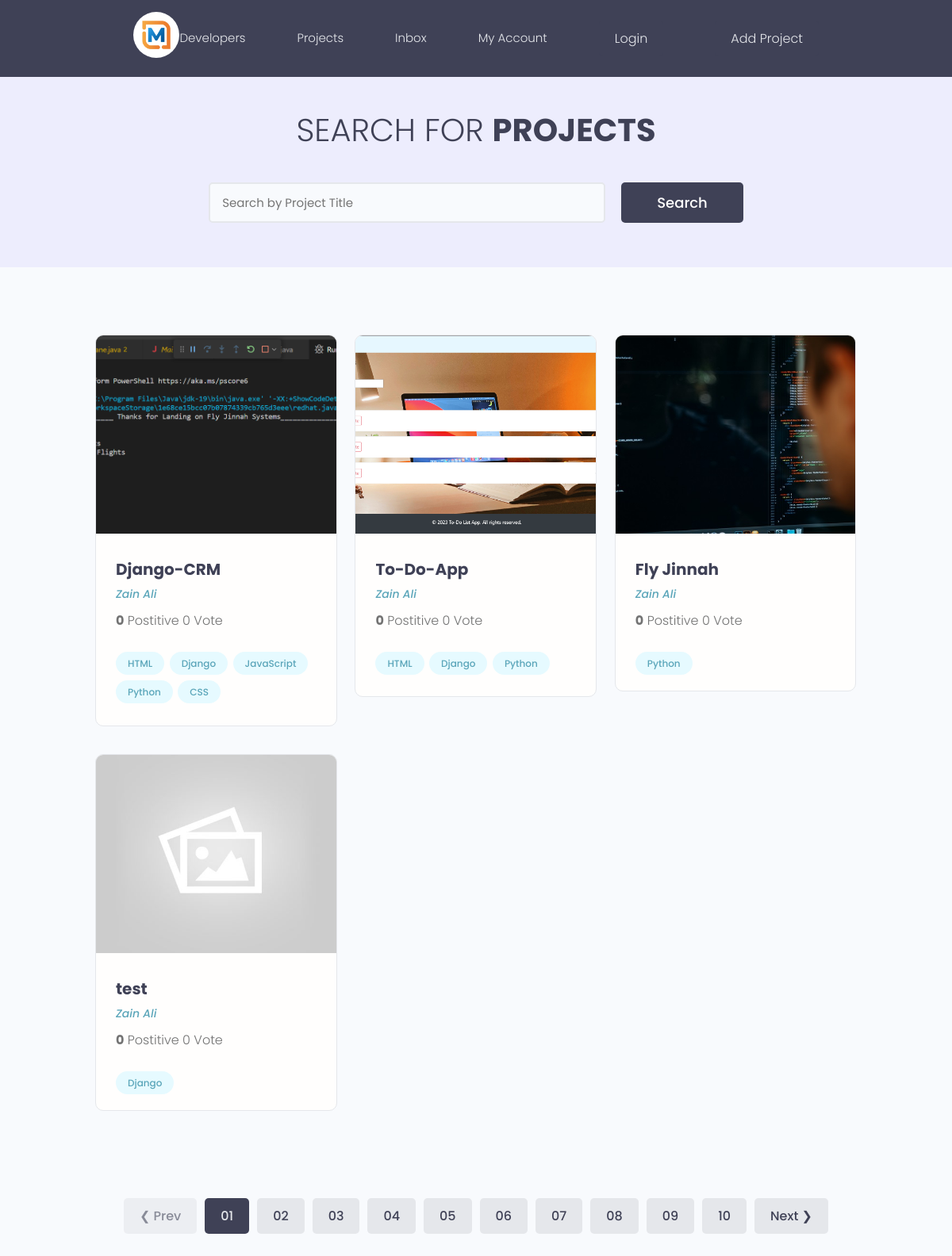
The page / on the database its author committed.
### projects/models.py (models this page shows, shortened)
class Project(models.Model):
    title = models.CharField(max_length=100)
    description = models.TextField(null=True, blank=True)
    featured_image = models.ImageField(null=True, blank=True, default= 'default.jpg')
    demo_link = models.CharField(max_length=1000, null=True, blank=True)
    source_code = models.CharField(max_length=1000, null=True, blank=True)
    vote_total = models.IntegerField(default=0)
    vote_ratio = models.IntegerField(default=0)
    tags = models.ManyToManyField('Tag', null=True, blank=True)  # Stringfy the model if it is defined below
    created = models.DateTimeField(auto_now_add=True)
    id = models.UUIDField(default=uuid.uuid4, unique=True, primary_key=True, editable=False)
    @property
    def imageURL(self):
        try:
            img = self.featured_image.url
        except:
            img = ''
        return img

class Tag(models.Model):
    name = models.CharField(max_length=200)
    created = models.DateTimeField(auto_now_add=True)
    id = models.UUIDField(default=uuid.uuid4, unique=True, primary_key=True, editable=False)

### projects/views.py (the view)
# urls.py: path('', include('projects.urls'))
def projects(request):
    projects = Project.objects.all()         # All projects
    context = {'projects' : projects}
    return render( request, 'projects/projects.html', context)

### projects/templates/projects/projects.html (shortened to what this page needs)
{% extends "main.html" %}
{% block content %}
<main class="projects">
    <section class="hero-section text-center">
      <div class="container container--narrow">
        <div class="hero-section__box">
          <h2>Search for <span>Projects</span></h2>
        </div>
        <div class="hero-section__search">
          <form class="form" action="#" method="get">
            <div class="form__field">
              <input class="input input--text" id="formInput#search" type="text" name="text"
                placeholder="Search by Project Title" />
            </div>
            <input class="btn btn--sub btn--lg" type="submit" value="Search" />
          </form>
        </div>
      </div>
    </section>
    <section class="projectsList">
      <div class="container">
        <div class="grid grid--three">
            {% for project in projects %}
          <div class="column">
            <div class="card project">
              <a href="{% url 'project' project.id %}" class="project">
                <img class="project__thumbnail" src="{{project.imageURL}}" alt="project thumbnail" />
                <div class="card__body">
                  <h3 class="project__title">{{project.title}}</h3>
                  <p><a class="project__author" href="">Zain Ali</a></p>
                  <p class="project--rating">
                    <span style="font-weight: bold;">{{project.vote_ratio}}</span> Postitive
                    {{project.vote_total}} Vote
                  </p>
                  <div class="project__tags">
                    {% for tag in project.tags.all %}
                    <span class="tag tag--pill tag--main">
                      <small>{{tag.name}}</small>
                    </span>
                    {% endfor %}
                  </div>
                </div>
              </a>
            </div>
          </div>
         {% endfor %}
          </div>
        </div>
    </section>
    <div class="pagination">
      <ul class="container">
        <li><a href="#" class="btn btn--disabled">&#10094; Prev</a></li>
        <li><a href="#" class="btn btn--sub">01</a></li>
        <li><a href="#" class="btn">02</a></li>
        <li><a href="#" class="btn">03</a></li>
        <li><a href="#" class="btn">04</a></li>
        <li><a href="#" class="btn">05</a></li>
        <li><a href="#" class="btn">06</a></li>
        <li><a href="#" class="btn">07</a></li>
        <li><a href="#" class="btn">08</a></li>
        <li><a href="#" class="btn">09</a></li>
        <li><a href="#" class="btn">10</a></li>
        <li><a href="#" class="btn">Next &#10095;</a></li>
      </ul>
    </div>
  </main>
{% endblock content%}

### static/styles/main.css (style rules this page uses)
body { background-color: white; }

### static/styles/app.css (style rules this page uses)
:root { --color-sub: #2d2d39; }
.btn--sub { background-color: var(--color-sub-light); }
.card { border: 2px solid var(--color-light); }
img { width: 100%; }
.hero-section { height: 40vh; display: flex; align-items: center; background-color: var(--color-sub); }
.hero-section__box { margin-bottom: 4rem; }
.hero-section__box > h2, .hero-section__box > h2 > span { font-size: 4rem; color: var(--color-light); line-height: 1.3; text-transform: uppercase; }
.hero-section__box > h2 { font-weight: 300; }
.hero-section__box > h2 > span { font-weight: 700; }
.hero-section__search > .form { display: flex; align-items: center; justify-content: center; gap: 2rem; }
.hero-section__search > .form input.input--text { width: 50rem; }
.pagination { margin-top: 8rem; margin-bottom: 10rem; }
.pagination > ul { flex-wrap: wrap; list-style: none; display: flex; align-items: center; justify-content: center; gap: 1rem; }
.pagination .btn { color: var(--color-sub); }
.pagination .btn.btn--sub { color: var(--color-light); }
.project__author { font-size: 1.4rem; font-style: italic; }
.project--rating { margin-bottom: 1.6em; margin-top: .5em; }
.projects > .hero-section { background: var(--color-sub-lighter); height: 30vh; }
.projects .hero-section__box { margin-bottom: 2.5rem; }
.projects .hero-section__box > h2 { color: var(--color-sub); }
.projects .hero-section__box > h2 > span { font-weight: 700; color: var(--color-sub); }
.projectsList { margin-top: 8rem; }
.project__thumbnail { height: 25rem; object-fit: cover; object-position: top center; }
.project__title { font-size: 2rem; font-weight: 700; color: var(--color-sub); }

### static/uikit/styles/modules/_variables.css (style rules this page uses)
:root { --color-main: #5aa5b9; --color-main-light: #e6faff; --color-sub: #3f4156; --color-sub-light: #51546e; --color-sub-lighter: #ededfd; --color-text: #737373; --color-gray: #8b8b8b; --color-light: #e5e7eb; --color-light-gray: #767676; --color-bg: #f8fafd; --color-white: #fffefd; --color-white-light: #f3f3f3; --color-success: #359e64; --color-success-bg: #def8e8; --color-error: #fc4b0b; --color-error-bg: #fff2ee; --font-base: 'Poppins', arial, helvetica, 'Segoe UI', roboto, ubuntu, sans-serif; --font-monospace: 'Fira Code', 'Courier New', courier, monospace; --font-regular: 300; --font-medium: 500; --font-bold: 700; --generic-shadow: 1px 1px 5px #00000010; --generic-transition: all 0.3s ease-in-out; }

### static/uikit/styles/modules/_base.css (style rules this page uses)
* { margin: 0; padding: 0; box-sizing: border-box; text-rendering: optimizeLegibility; color: inherit; font-size: inherit; }
html { font-size: 50%; }
@media only screen and (min-width: 480px) { html { font-size: 56.25%; } }
@media only screen and (min-width: 1200px) { html { font-size: 62.5%; } }
body { line-height: 1.6; font-weight: 400; font-size: 1.5rem; color: var(--color-text); background-color: var(--color-bg); min-height: 100vh; }

### static/uikit/styles/modules/_typography.css (style rules this page uses)
* { font-family: var(--font-base); }
h2 { font-size: 3.6rem; font-weight: var(--font-bold); }
h3 { font-size: 3.2rem; font-weight: var(--font-medium); }
p, span, strong { font-size: 1.6rem; color: var(--color-text); font-weight: var(--font-regular); }
a { padding-bottom: 2px; text-decoration: none; display: inline-block; color: var(--color-main); font-weight: var(--font-medium); }

### static/uikit/styles/modules/_utilities.css (style rules this page uses)
.container { width: 92%; max-width: 165rem; margin: 0 auto; box-sizing: border-box; }
.container--narrow { width: 92%; max-width: 120rem; }
@media screen and (min-width: 1000px) { .container { width: 90%; } }
@media screen and (min-width: 1000px) { .container--narrow { width: 85%; } }
@media screen and (min-width: 1200px) { .container { width: 80%; } }
@media screen and (min-width: 1200px) { .container--narrow { width: 72%; } }
.text-center { text-align: center; }

### static/uikit/styles/modules/_button.css (style rules this page uses)
.btn { display: inline-block; position: relative; cursor: pointer; background-color: var(--color-light); font-weight: var(--font-medium); color: var(--color-sub); text-decoration: none; padding: 1rem 2rem; border-radius: 0.5rem; border: none; width: -webkit-fit-content; width: -moz-fit-content; width: fit-content; height: -webkit-fit-content; height: -moz-fit-content; height: fit-content; font-size: 1.6rem; outline-width: 0; outline-color: transparent; -webkit-backface-visibility: hidden; backface-visibility: hidden; transition: all 0.3s ease-in-out; }
.btn:disabled, .btn--disabled { cursor: not-allowed; opacity: 0.6; }
.btn--sub { background-color: var(--color-sub); color: var(--color-white); }
.btn--lg { font-size: 1.8rem; padding: 1.2rem 4.5rem; }

### rows shown on the page
Project: imageURL (picture), title "Django-CRM", vote_ratio "0", vote_total "0"
Tag: name "HTML"
Tag: name "Django"
Tag: name "JavaScript"
Tag: name "Python"
Tag: name "CSS"
Project: imageURL (picture), title "To-Do-App", vote_ratio "0", vote_total "0"
Project: imageURL (picture), title "Fly Jinnah", vote_ratio "0", vote_total "0"
Project: imageURL (placeholder picture), title "test", vote_ratio "0", vote_total "0"
